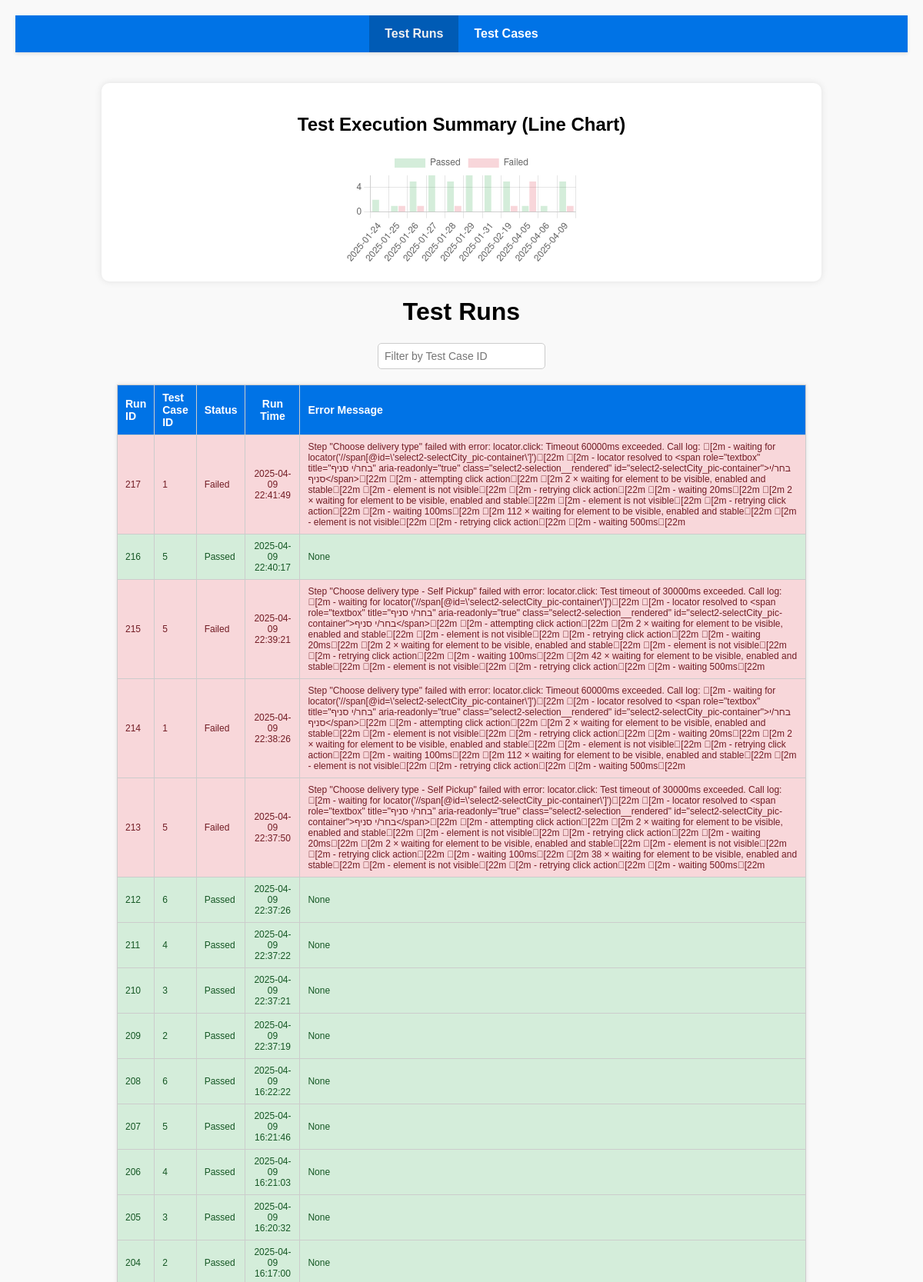
The page / (upper part) on the database its author committed.
### tables this page shows
CREATE TABLE test_runs (
    id INTEGER PRIMARY KEY AUTOINCREMENT,
    test_case_id INTEGER NOT NULL,
    status TEXT NOT NULL,
    run_time DEFAULT CURRENT_TIMESTAMP,
    error_message TEXT,
    FOREIGN KEY (test_case_id) REFERENCES test_cases (id)
);

### flask_server.py (the view)
@app.route('/')
def index():
    conn = sqlite3.connect('./sqlite_db/test_tracking.db')  # Подключение к SQLite базе данных
    cursor = conn.cursor()
    cursor.execute("SELECT * FROM test_runs ORDER BY id DESC")
    results = cursor.fetchall()
    cursor.execute("SELECT status, COUNT(*) FROM test_runs GROUP BY status")
    status_counts = cursor.fetchall()
    test_counts = {"passed": 0, "failed": 0}
    for status, count in status_counts:
        if status == 'Passed':
            test_counts["passed"] = count
        elif status == 'Failed':
            test_counts["failed"] = count
    cursor.execute("""
        WITH LastTestStatus AS (
            SELECT
                test_case_id,
                status,
                DATE(run_time) AS test_date,
                ROW_NUMBER() OVER (PARTITION BY test_case_id, DATE(run_time) ORDER BY run_time DESC) AS rn
            FROM test_runs
        )
        SELECT
            test_date,
            COUNT(DISTINCT CASE WHEN status = 'Passed' THEN test_case_id END) AS passed_count,
            COUNT(DISTINCT CASE WHEN status = 'Failed' THEN test_case_id END) AS failed_count
        FROM LastTestStatus
        WHERE rn = 1
        GROUP BY test_date
        ORDER BY test_date
    """)
    results_for_chart = cursor.fetchall()
    conn.close()
    chart_data = {
        "labels": [row[0] for row in results_for_chart],  # Даты
        "passed": [row[1] for row in results_for_chart],  # Количество Passed
        "failed": [row[2] for row in results_for_chart],  # Количество Failed
    }
    return render_template(
        'index.html',
        results=results,
        test_counts=test_counts,
        chart_data=chart_data,
        current_path=request.path
    )

### templates/index.html (shortened to what this page needs)
<!DOCTYPE html>
<html lang="en">
  <head>
  </head>
  <body>
    <header>
      <nav>
        <ul>
          <li>
            <a href="/" class="{{ 'active' if request.path == '/' else '' }}"
              >Test Runs</a
            >
          </li>
          <li>
            <a
              href="/test_cases"
              class="{{ 'active' if request.path == '/test_cases' else '' }}"
              >Test Cases</a
            >
          </li>
        </ul>
      </nav>
    </header>
    <main>
      <div class="chart-container">
        <h2>Test Execution Summary (Line Chart)</h2>
        <canvas id="lineChart"></canvas>
      </div>
      <script>
        // Данные для линейного графика
        const chartData = {{ chart_data | tojson }};
        const ctx2 = document.getElementById('lineChart').getContext('2d');
        new Chart(ctx2, {
            type: 'bar',  // Линейный график
            data: {
                labels: chartData.labels,  // Даты
                datasets: [{
                    label: 'Passed',
                    data: chartData.passed,  // Количество Passed
                    borderColor: '#28a745',
                    backgroundColor: 'rgba(40, 167, 69, 0.2)',
                    fill: true,
                    tension: 0.4
                }, {
                    label: 'Failed',
                    data: chartData.failed,  // Количество Failed
                    borderColor: '#dc3545',
                    backgroundColor: 'rgba(220, 53, 69, 0.2)',
                    fill: true,
                    tension: 0.4
                }]
            },
            options: {
                responsive: true,
                plugins: {
                    legend: {
                        position: 'top',
                    },
                    tooltip: {
                        callbacks: {
                            label: function(tooltipItem) {
                                return tooltipItem.raw + ' tests';
                            }
                        }
                    }
                }
            }
        });
      </script>
      <h1>Test Runs</h1>
      <input
        type="text"
        id="filterInput"
        placeholder="Filter by Test Case ID"
        onkeyup="filterTable()"
        style="
          display: block;
          margin: 10px auto;
          padding: 8px;
          width: 200px;
          font-size: 14px;
          border: 1px solid #ccc;
          border-radius: 5px;
        "
      />
      <table>
        <tr>
          <th>Run ID</th>
          <th>Test Case ID</th>
          <th>Status</th>
          <th>Run Time</th>
          <th>Error Message</th>
        </tr>
        {% for result in results %}
        <tr class="{{ 'passed' if result[2] == 'Passed' else 'failed' }}">
          <td>{{ result[0] }}</td>
          <td>{{ result[1] }}</td>
          <td>{{ result[2] }}</td>
          <td>{{ result[3] }}</td>
          <td>{{ result[4] }}</td>
        </tr>
        {% endfor %}
      </table>
    </main>
  </body>
</html>

### templates/index.html (style rules this page uses)
body { margin: 0; padding: 0; font-family: Arial, sans-serif; background-color: #f9f9f9; }
header { background-color: #0073e6; box-shadow: 0 2px 4px rgba(0, 0, 0, 0.1); position: sticky; top: 0; z-index: 1000; }
nav ul { list-style: none; margin: 0; padding: 0; display: flex; justify-content: center; }
nav ul li { margin: 0; padding: 0; }
nav ul li a { display: block; padding: 15px 20px; color: white; text-decoration: none; font-weight: bold; transition: background-color 0.3s, color 0.3s; }
nav ul li a:hover, nav ul li a.active { background-color: #005bb5; color: #f1f1f1; }
main { padding: 20px; }
.chart-container h2 { text-align: center; }
body { font-family: Arial, sans-serif; background-color: #f9f9f9; margin: 0; padding: 20px; }
h1 { text-align: center; }
table { width: 80%; margin: 20px auto; border-collapse: collapse; box-shadow: 0 0 5px rgba(0, 0, 0, 0.1); background: #fff; font-size: 12px; }
th, td { padding: 8px 10px; text-align: left; border: 1px solid #ccc; }
th:nth-child(4), td:nth-child(4) { width: 120px; text-align: center; }
th { background-color: #0073e6; color: white; font-size: 14px; font-weight: bold; }
tr:nth-child(even) { background-color: #f2f2f2; }
tr.passed { background-color: #d4edda; color: #155724; }
tr.failed { background-color: #f8d7da; color: #721c24; }
.chart-container { width: 80%; margin: 20px auto; padding: 20px; background: #fff; border-radius: 10px; box-shadow: 0 0 10px rgba(0, 0, 0, 0.1); }
canvas { max-width: 400px; max-height: 400px; display: block; margin: 0 auto; }

### rows shown on the page
test_runs: id "217", test_case "1", status "Failed", run_time "2025-04-09 22:41:49", error_message "Step \"Choose delivery type\" failed with error: locator.click: Timeout 60000ms exceeded. Call log: \u001b[2m - waiting for locator('//span[@id=\\'select2-selectCity_pic-container\\']')\u001b[22m \u001b[2m - locator resolved to <span role=\"textbox\" title=\"בחר/י סניף\" aria-readonly=\"true\" class=\"select2-selection__rendered\" id=\"select2-selectCity_pic-container\">בחר/י סניף</span>\u001b[22m \u001b[2m - attempting click action\u001b[22m \u001b[2m 2 × waiting for element to be visible, enabled and stable\u001b[22m \u001b[2m - element is not visible\u001b[22m \u001b[2m - retrying click action\u001b[22m \u001b[2m - waiting 20ms\u001b[22m \u001b[2m 2 × waiting for element to be visible, enabled and stable\u001b[22m \u001b[2m - element is not visible\u001b[22m \u001b[2m - retrying click…"
test_runs: id "216", test_case "5", status "Passed", run_time "2025-04-09 22:40:17", result "None"
test_runs: id "215", test_case "5", status "Failed", run_time "2025-04-09 22:39:21", error_message "Step \"Choose delivery type - Self Pickup\" failed with error: locator.click: Test timeout of 30000ms exceeded. Call log: \u001b[2m - waiting for locator('//span[@id=\\'select2-selectCity_pic-container\\']')\u001b[22m \u001b[2m - locator resolved to <span role=\"textbox\" title=\"בחר/י סניף\" aria-readonly=\"true\" class=\"select2-selection__rendered\" id=\"select2-selectCity_pic-container\">בחר/י סניף</span>\u001b[22m \u001b[2m - attempting click action\u001b[22m \u001b[2m 2 × waiting for element to be visible, enabled and stable\u001b[22m \u001b[2m - element is not visible\u001b[22m \u001b[2m - retrying click action\u001b[22m \u001b[2m - waiting 20ms\u001b[22m \u001b[2m 2 × waiting for element to be visible, enabled and stable\u001b[22m \u001b[2m - element is not visible\u001b[22m \u001b[2m -…"
test_runs: id "214", test_case "1", status "Failed", run_time "2025-04-09 22:38:26", error_message "Step \"Choose delivery type\" failed with error: locator.click: Timeout 60000ms exceeded. Call log: \u001b[2m - waiting for locator('//span[@id=\\'select2-selectCity_pic-container\\']')\u001b[22m \u001b[2m - locator resolved to <span role=\"textbox\" title=\"בחר/י סניף\" aria-readonly=\"true\" class=\"select2-selection__rendered\" id=\"select2-selectCity_pic-container\">בחר/י סניף</span>\u001b[22m \u001b[2m - attempting click action\u001b[22m \u001b[2m 2 × waiting for element to be visible, enabled and stable\u001b[22m \u001b[2m - element is not visible\u001b[22m \u001b[2m - retrying click action\u001b[22m \u001b[2m - waiting 20ms\u001b[22m \u001b[2m 2 × waiting for element to be visible, enabled and stable\u001b[22m \u001b[2m - element is not visible\u001b[22m \u001b[2m - retrying click…"
test_runs: id "213", test_case "5", status "Failed", run_time "2025-04-09 22:37:50", error_message "Step \"Choose delivery type - Self Pickup\" failed with error: locator.click: Test timeout of 30000ms exceeded. Call log: \u001b[2m - waiting for locator('//span[@id=\\'select2-selectCity_pic-container\\']')\u001b[22m \u001b[2m - locator resolved to <span role=\"textbox\" title=\"בחר/י סניף\" aria-readonly=\"true\" class=\"select2-selection__rendered\" id=\"select2-selectCity_pic-container\">בחר/י סניף</span>\u001b[22m \u001b[2m - attempting click action\u001b[22m \u001b[2m 2 × waiting for element to be visible, enabled and stable\u001b[22m \u001b[2m - element is not visible\u001b[22m \u001b[2m - retrying click action\u001b[22m \u001b[2m - waiting 20ms\u001b[22m \u001b[2m 2 × waiting for element to be visible, enabled and stable\u001b[22m \u001b[2m - element is not visible\u001b[22m \u001b[2m -…"
test_runs: id "212", test_case "6", status "Passed", run_time "2025-04-09 22:37:26", result "None"
test_runs: id "211", test_case "4", status "Passed", run_time "2025-04-09 22:37:22", result "None"
test_runs: id "210", test_case "3", status "Passed", run_time "2025-04-09 22:37:21", result "None"
test_runs: id "209", test_case "2", status "Passed", run_time "2025-04-09 22:37:19", result "None"
test_runs: id "208", test_case "6", status "Passed", run_time "2025-04-09 16:22:22", result "None"
test_runs: id "207", test_case "5", status "Passed", run_time "2025-04-09 16:21:46", result "None"
test_runs: id "206", test_case "4", status "Passed", run_time "2025-04-09 16:21:03", result "None"
test_runs: id "205", test_case "3", status "Passed", run_time "2025-04-09 16:20:32", result "None"
test_runs: id "204", test_case "2", status "Passed", run_time "2025-04-09 16:17:00", result "None"
